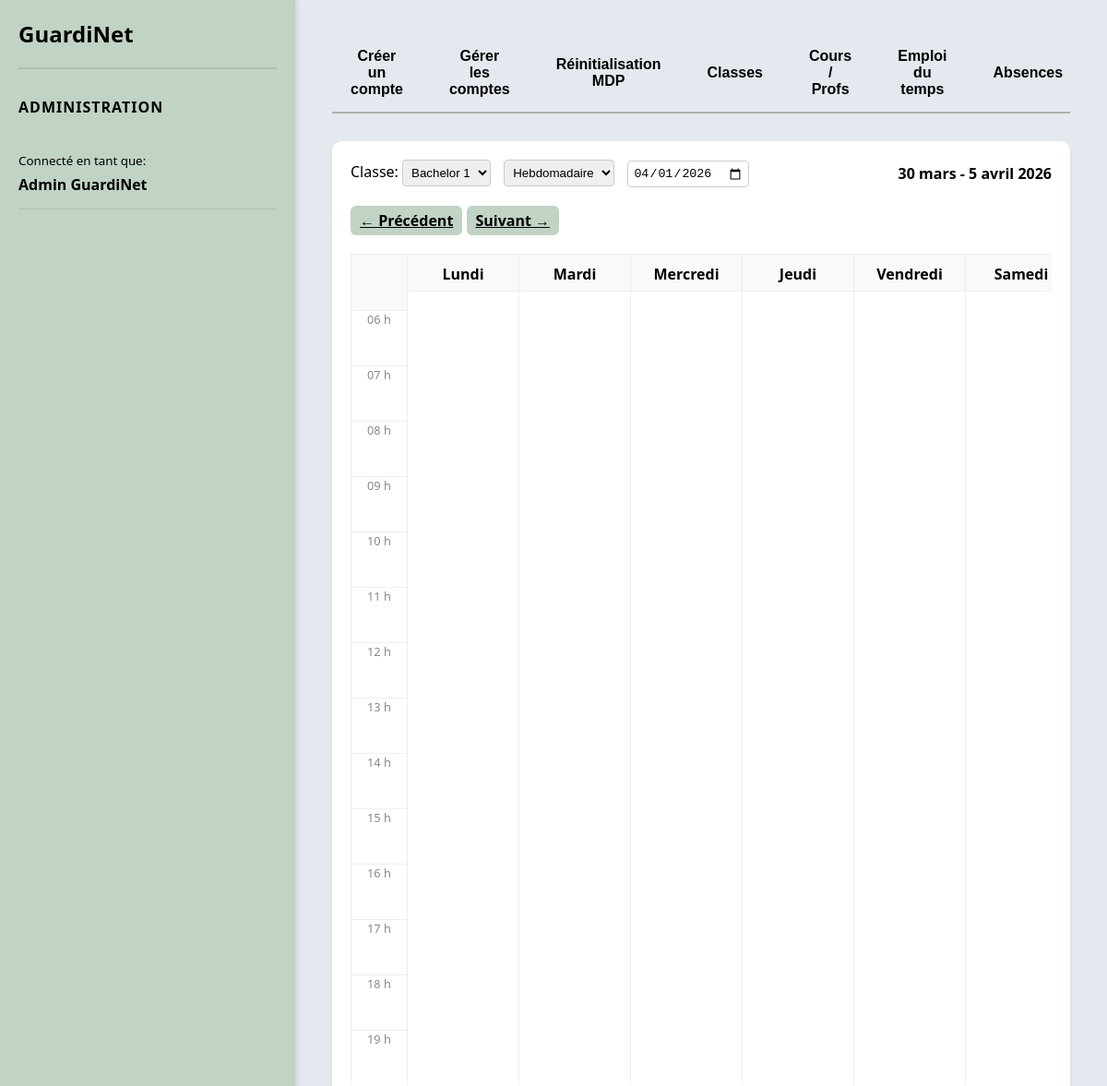
The app's page /admin?tab=edt&view=hebdo&date=2026-04-01&class_id=1 (signed in, upper part), older data.
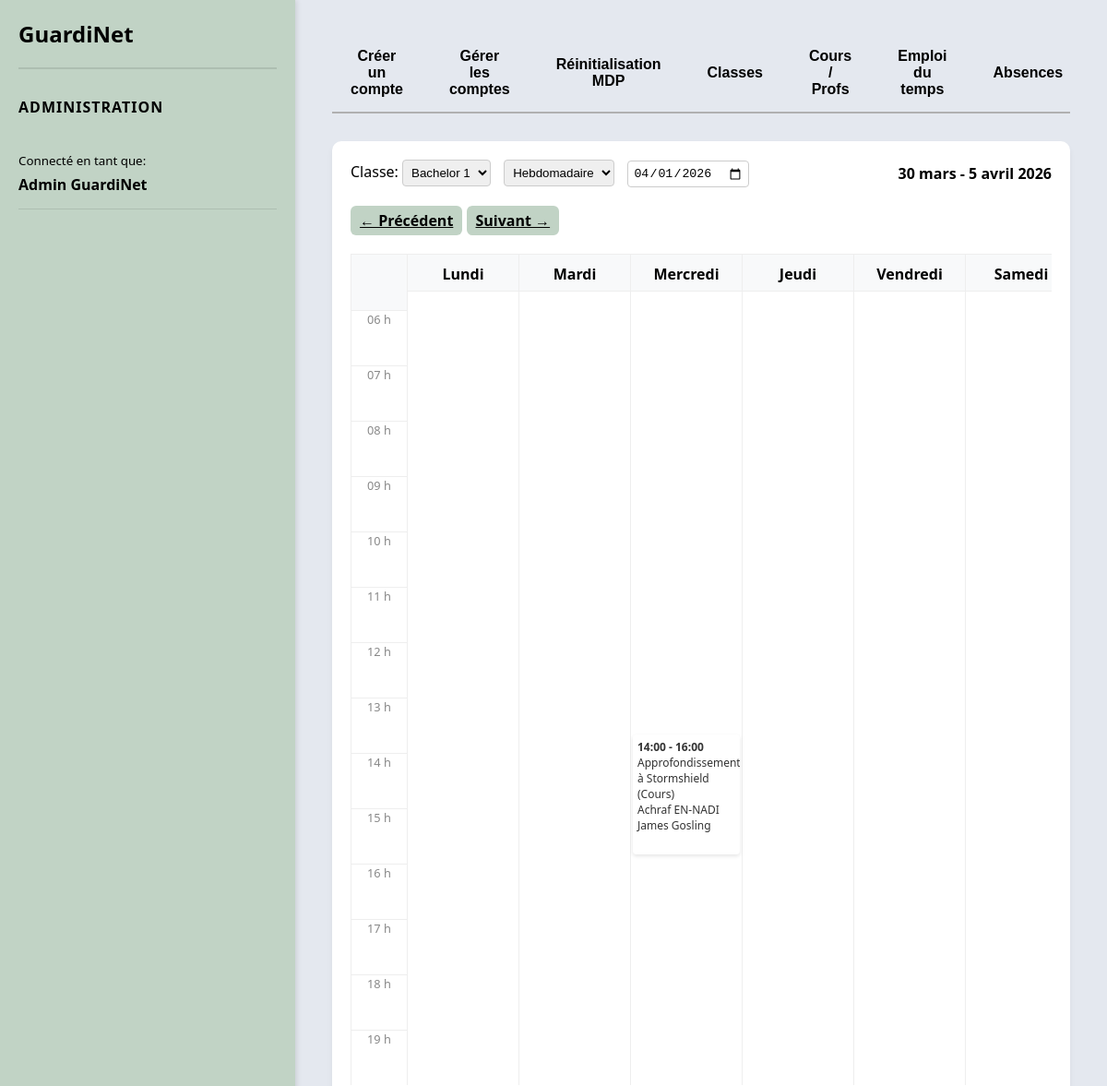
The same page, newer data.
### app/models.py (models this page shows)
class ScheduleEvent(db.Model):
    __tablename__ = 'schedules'
    id = db.Column(db.Integer, primary_key=True)
    course_id = db.Column(db.Integer, db.ForeignKey('courses.id'), nullable=False)
    class_id = db.Column(db.Integer, db.ForeignKey('classes.id'), nullable=False)
    start_time = db.Column(db.DateTime, nullable=False)
    end_time = db.Column(db.DateTime, nullable=False)
    room = db.Column(db.String(50))
    event_type = db.Column(db.String(50))  # e.g. "CM", "TD", "Exam"

### app/routes/main.py (the view, shortened to what this page needs)
@main_bp.route('/admin', methods=['GET', 'POST'])
@login_required
@admin_required
def admin_panel():
    active_tab = request.args.get('tab', 'create')
    classes = ClassGroup.query.all()
    students = User.query.filter_by(role='student').all()
    teachers = User.query.filter_by(role='teacher').all()
    courses = Course.query.all()
    view = request.args.get('view', 'hebdo')
    date_str = request.args.get('date')
    selected_class_id = request.args.get('class_id', type=int)
    if date_str:
        try:
            ref_date = datetime.strptime(date_str, '%Y-%m-%d').date()
        except ValueError:
            ref_date = date.today()
    else:
        ref_date = date.today()
        if ref_date.weekday() == 6:
            ref_date += timedelta(days=1)
    if view == 'jour':
        start_date = ref_date
        end_date = ref_date
        prev_date = ref_date - timedelta(days=1)
        next_date = ref_date + timedelta(days=1)
        date_label = f"{JOURS[ref_date.weekday()]} {ref_date.day} {MOIS[ref_date.month]} {ref_date.year}"
        days_to_show = [ref_date]
    else:
        start_date = ref_date - timedelta(days=ref_date.weekday())
        end_date = start_date + timedelta(days=6)
        prev_date = ref_date - timedelta(days=7)
        next_date = ref_date + timedelta(days=7)
        if start_date.month == end_date.month:
            date_label = f"{start_date.day} - {end_date.day} {MOIS[start_date.month]} {start_date.year}"
        else:
            date_label = f"{start_date.day} {MOIS[start_date.month]} - {end_date.day} {MOIS[end_date.month]} {start_date.year}"
        days_to_show = [start_date + timedelta(days=i) for i in range(7)]
    start_dt = datetime.combine(start_date, datetime.min.time())
    end_dt = datetime.combine(end_date, datetime.max.time())
    schedules = []
    if not selected_class_id and classes:
        selected_class_id = classes[0].id
    if selected_class_id:
        schedules = ScheduleEvent.query.filter(
            ScheduleEvent.class_id == selected_class_id,
            ScheduleEvent.start_time >= start_dt,
            ScheduleEvent.start_time <= end_dt
        ).all()
    schedule_days_dict = {d: [] for d in days_to_show}
    for event in schedules:
        e_date = event.start_time.date()
        if e_date in schedule_days_dict:
            start_hour, start_min = event.start_time.hour, event.start_time.minute
            end_hour, end_min = event.end_time.hour, event.end_time.minute
            duration_mins = (end_hour * 60 + end_min) - (start_hour * 60 + start_min)
            top_px = (start_hour - 6) * 60 + start_min
            time_str = f"{event.start_time.strftime('%H:%M')} - {event.end_time.strftime('%H:%M')}"
            colors = ["event-blue", "event-green", "event-red", "event-yellow", "event-purple", "event-orange"]
            color_idx = event.course_id % len(colors) if event.course_id else 0
            color_class = colors[color_idx]
            if current_user.role == 'teacher':
                teacher_name = event.class_group.name if event.class_group else "Classe"
            else:
                teacher_name = "Inconnu"
                if event.course and event.course.prof:
                    teacher_name = f"{event.course.prof.firstname} {event.course.prof.lastname}"
            title = event.course.name if event.course else "Cours"
            if event.event_type:
                title += f" ({event.event_type})"
            schedule_days_dict[e_date].append({
                'id': event.id,
                'course_id': event.course_id,
                'time_str': time_str,
                'title': title,
                'teacher': teacher_name,
                'location': event.room or "Non défini",
                'top_px': top_px,
                'height_px': duration_mins,
                'color_class': color_class,
                'start_time': event.start_time.strftime('%Y-%m-%dT%H:%M'),
                'end_time': event.end_time.strftime('%Y-%m-%dT%H:%M'),
                'event_type': event.event_type or '',
                'room': event.room or ''
            })
    ordered_schedule_days = []
    for d in days_to_show:
        if view == 'jour':
            day_name_str = f"{JOURS[d.weekday()]} {d.day:02d}/{d.month:02d}"
        else:
            day_name_str = JOURS[d.weekday()]
        d_events = schedule_days_dict[d]
        ordered_schedule_days.append({
            'name': day_name_str,
            'events': d_events
        })
    all_users = User.query.all()
    all_absences = Absence.query.all()
    return render_template('admin.html', users=all_users, active_tab=active_tab, classes=classes, students=students, teachers=teachers, courses=courses, absences=all_absences,
                           schedule_days=ordered_schedule_days, view=view, date_label=date_label,
                           current_date=ref_date.strftime('%Y-%m-%d'), prev_date=prev_date.strftime('%Y-%m-%d'),
                           next_date=next_date.strftime('%Y-%m-%d'), selected_class_id=selected_class_id)

### app/models.py (called while the page is built)
    def get_full_name(self):
        return f"{self.firstname} {self.lastname}"

### app/routes/main.py (called while the page is built)
@main_bp.before_request
def require_password_change():
    from flask_login import current_user
    from flask import request, redirect, url_for
    if current_user.is_authenticated:
        allowed_endpoints = ['main.force_change_password', 'main.logout', 'static']
        if current_user.is_password_temporary and hasattr(request, 'endpoint') and request.endpoint and request.endpoint not in allowed_endpoints and not request.endpoint.startswith('static'):
            return redirect(url_for('main.force_change_password'))

def admin_required(f):
    @wraps(f)
    def decorated_function(*args, **kwargs):
        if not current_user.is_authenticated or current_user.role != 'admin':
            abort(403)  # STOP! Ce n'est pas pour toi, retourne à tes devoirs bogoss
        return f(*args, **kwargs)
    return decorated_function

### app/templates/admin.html (shortened to what the changed rows need)
<!DOCTYPE html>
<html lang="fr">
<head>
    <link rel="stylesheet" href="{{ url_for('static', filename='css/auth.css') }}">
    <link rel="stylesheet" href="{{ url_for('static', filename='css/admin.css') }}">
</head>
<body>
    <div class="admin-container">
        <aside class="admin-sidebar">
            <div style="flex-grow: 1;">
                <h2>Administration</h2>
            </div>
        </aside>
        <main class="admin-main">
            <div id="edt-tab" class="admin-tab-content {% if active_tab == 'edt' %}active{% endif %}">
                <div class="admin-cal-container">
                    <div class="admin-cal-grid">
                        <div class="admin-cal-time-col">
                            <div class="admin-cal-day-header" style="height: 40px;"></div>
                            {% for h in range(6, 22) %}
                            <div class="admin-time-slot">{{ "%02d h"|format(h) }}</div>
                            {% endfor %}
                        </div>
                        {% for day in schedule_days %}
                        <div class="admin-cal-day-col">
                            <div class="admin-cal-day-header" style="height: 40px; box-sizing: border-box;">{{ day.name }}</div>
                            <div style="position: relative; height: 900px;">
                                {% for event in day.events %}
                                <div class="admin-cal-event {{ event.color_class }}"
                                     style="top: {{ event.top_px }}px; height: {{ event.height_px }}px;"
                                     onclick="editSchedule({{ event.id }}, '{{ event.course_id }}', '{{ event.start_time }}', '{{ event.end_time }}', {{ event.room|tojson|safe }}, {{ event.event_type|tojson|safe }})">
                                    <strong>{{ event.time_str }}</strong><br>
                                    {{ event.title }}<br>
                                    {{ event.teacher }}<br>
                                    {{ event.location }}
                                </div>
                                {% endfor %}
                            </div>
                        </div>
                        {% endfor %}
                    </div>
                </div>
            </div>
        </main>
    </div>
</body>
</html>

Row changes from the older to the newer data that the page shows:
added ScheduleEvent: time_str "14:00 - 16:00", title "Approfondissement à Stormshield (Cours)", teacher "Achraf EN-NADI", location "James Gosling"
